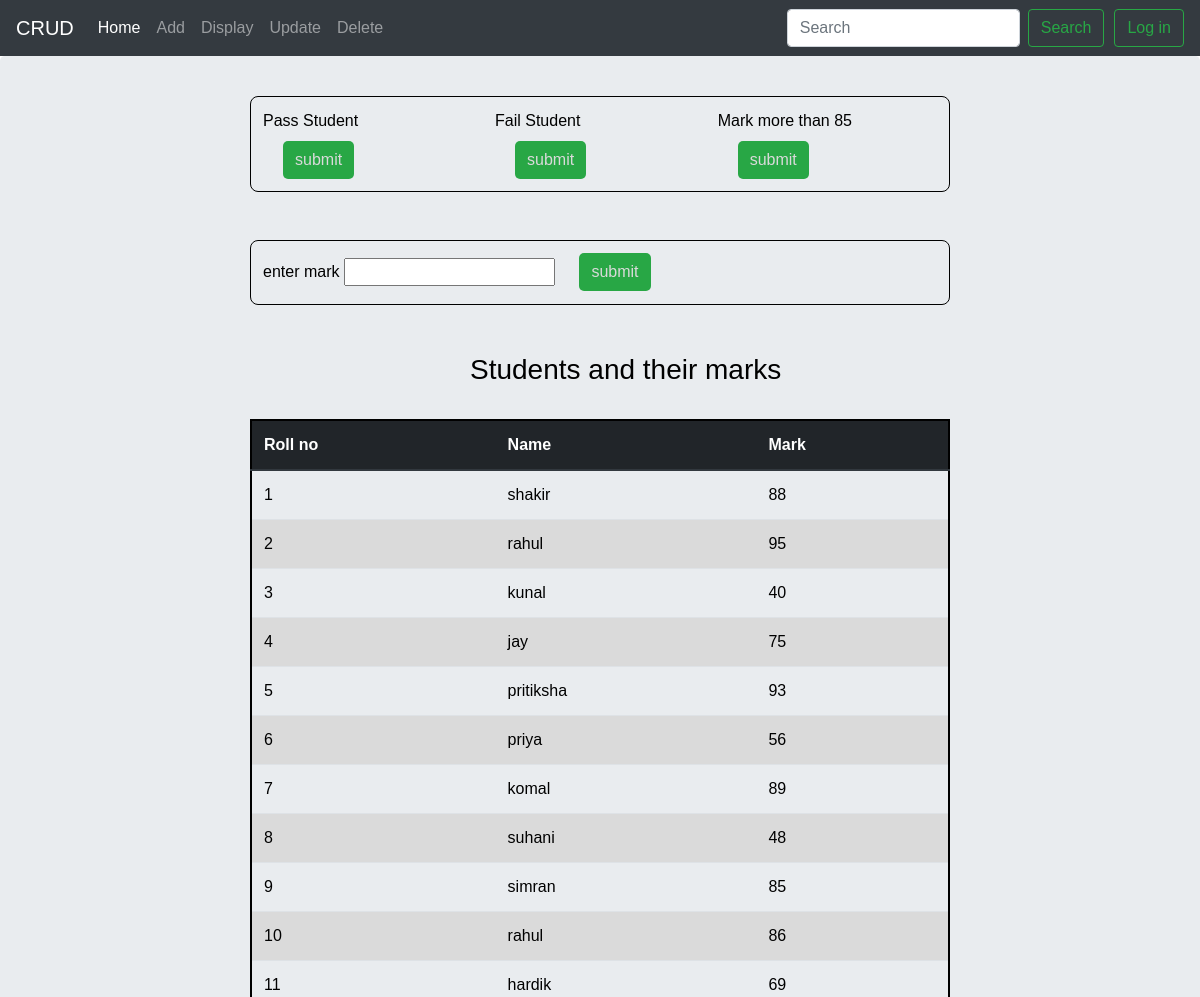
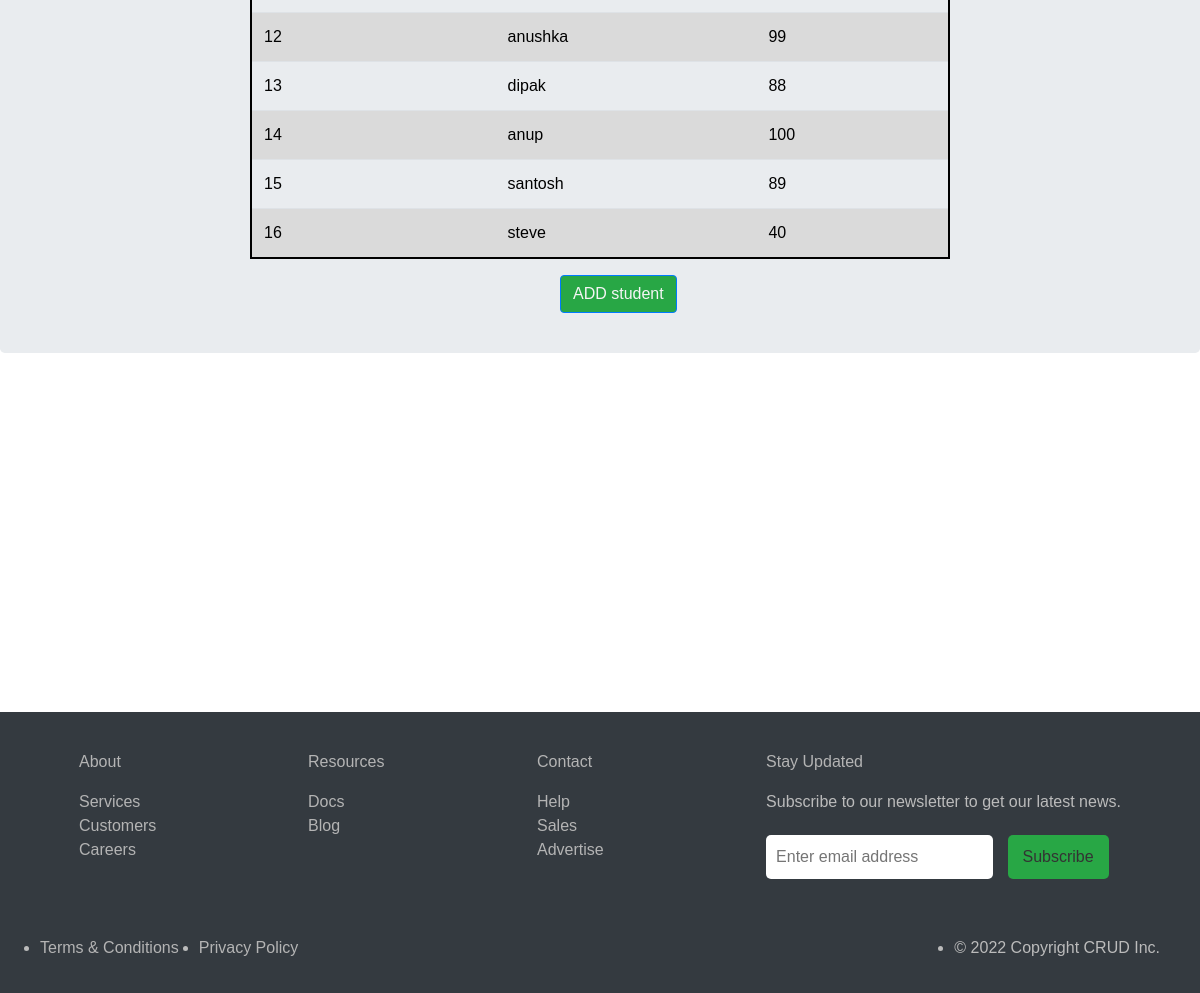
The page /students/ on the database its author committed (2 pictures, top to bottom).
### demoapp/models.py (models this page shows, shortened)
class Student(models.Model):
    roll = models.IntegerField()
    name = models.CharField(max_length=100)
    mark = models.IntegerField()

### demoapp/views.py (the view)
# urls.py: path('students/', views.st_table),
def st_table(request):
    data= Student.objects.all()
    context= {"data":data}
    return render(request, 'demoapp/table1.html',context)

### demoapp/templates/demoapp/table1.html (shortened to what this page needs)
{% include "demoapp/header.html" %}
<!DOCTYPE html>
<html lang="en">
  <head>
    <link
      rel="stylesheet"
      href="https://cdn.jsdelivr.net/npm/bootstrap@4.0.0/dist/css/bootstrap.min.css"
    />
  </head>
  <body>
    <div class="table-div jumbotron" style="margin-bottom: 0">
      <div class="filter">
        <div class="btn-1">
          <label for="filter">Pass Student</label>
          <button class="submit">
            <a class="submit-l" href="/pass/">submit</a>
          </button>
        </div>
        <div class="btn-1">
          <label for="filter">Fail Student</label>
          <button class="submit">
            <a class="submit-l" href="/fail/">submit</a>
          </button>
        </div>
        <div class="btn-1">
          <label for="filter">Mark more than 85</label>
          <button class="submit">
            <a class="submit-l" href="/morethan/">submit</a>
          </button>
        </div>
      </div>
      <br /><br />
      <div class="filter">
        <div class="btn-1">
          <form action="" method="post">
            <label for="">enter mark</label>
            <input type="number" name="get_mark" id="" />
            <button type="submit" class="submit">
              <a class="submit-l" href="/getmark/">submit</a>
            </button>
          </form>
        </div>
      </div>
      <br /><br />
      <h3>Students and their marks</h3>
      <br />
      <table class="table">
        <thead class="thead-dark">
          <tr>
            <th scope="col">Roll no</th>
            <th scope="col">Name</th>
            <th scope="col">Mark</th>
          </tr>
        </thead>
        <tbody class="table-body">
          {% if data %} {% for i in data %}
          <tr>
            <td>{{i.roll}}</td>
            <td><a class="name" href="/update/{{i.id}}"> {{i.name}} </a></td>
            <td>{{i.mark}}</td>
          </tr>
          {% endfor %} {% else %}
          <h4>No students in database...</h4>
          {% endif %}
        </tbody>
      </table>
      <a href="/add/"
        ><button
          type="submit"
          class="btn btn-primary"
          style="
            background-color: #28a745;
            color: whitesmoke;
            margin-left: 310px;
          "
        >
          ADD student
        </button></a
      >
      <br />
    </div>
  </body>
</html>
{% include "demoapp/footer.html" %}

### demoapp/templates/demoapp/header.html (shortened to what this page needs)
{% load static %}
<!DOCTYPE html>
<html lang="en">
  <head>
    <link
      rel="stylesheet"
      href="https://cdn.jsdelivr.net/npm/bootstrap@4.0.0/dist/css/bootstrap.min.css"
    />
    <link rel="stylesheet" href="">
  </head>
  <body>
    <div class="nav-container">
    <nav class="navbar navbar-expand-lg navbar-dark bg-dark">
      <a class="navbar-brand" href="/index/">CRUD</a>
      <div class="collapse navbar-collapse" id="navbarSupportedContent">
        <ul class="navbar-nav mr-auto">
          <li class="nav-item active">
            <a class="nav-link" href="/index/"
              >Home <span class="sr-only">(current)</span></a
            >
          </li>
          <li class="nav-item">
            <a class="nav-link" href="/add/">Add</a>
          </li>
          <li class="nav-item">
            <a class="nav-link" href="/students/">Display</a>
          </li>
          <li class="nav-item">
            <a class="nav-link " href="/update/">Update</a>
          </li>
          <li class="nav-item">
            <a class="nav-link" href="/delete/">Delete</a>
          </li>
        </ul>
        <form class="form-inline my-2 my-lg-0">
          <input
            class="form-control mr-sm-2"
            type="search"
            placeholder="Search"
            aria-label="Search"
          />
          <button class="btn btn-outline-success my-2 my-sm-0" type="submit">
            Search
          </button>
        </form>
        <ul class="navbar-nav">
            <button class="btn btn-outline-success my-2 my-sm-0" type="submit" style="margin-left: 10px; ">
                 <a href="/admin/" style="color: inherit; text-decoration: none;">Log in</a>
              </button>
          </ul>
      </div>
    </nav>
</div>

### demoapp/templates/demoapp/footer.html (shortened to what this page needs)
<div class="footer-body" style="margin-bottom: 0">
  <div class="container"></div>
  <footer>
    <section class="ft-main">
      <div class="ft-main-item">
        <h2 class="ft-title">About</h2>
        <ul class="ul">
          <li><a href="#" class="link">Services</a></li>
          <li><a href="#" class="link">Customers</a></li>
          <li><a href="#" class="link">Careers</a></li>
        </ul>
      </div>
      <div class="ft-main-item">
        <h2 class="ft-title">Resources</h2>
        <ul class="ul">
          <li><a href="#" class="link">Docs</a></li>
          <li><a href="#" class="link">Blog</a></li>
        </ul>
      </div>
      <div class="ft-main-item">
        <h2 class="ft-title">Contact</h2>
        <ul class="ul">
          <li><a href="#" class="link">Help</a></li>
          <li><a href="#" class="link">Sales</a></li>
          <li><a href="#" class="link">Advertise</a></li>
        </ul>
      </div>
      <div class="ft-main-item">
        <h2 class="ft-title">Stay Updated</h2>
        <p>Subscribe to our newsletter to get our latest news.</p>
        <form method="post">
          <input
            class="input-mail"
            type="email"
            name="s_email"
            placeholder="Enter email address"
          />
          <input class="submit-mail" type="submit" value="Subscribe" />
        </form>
      </div>
    </section>
    <section class="ft-legal">
      <ul class="ft-legal-list">
        <li><a href="#" class="link">Terms &amp; Conditions</a></li>
        <li><a href="#" class="link">Privacy Policy</a></li>
        <li>&copy; 2022 Copyright CRUD Inc.</li>
      </ul>
    </section>
  </footer>
</div>
  </body>
</html>

### demoapp/templates/demoapp/table1.html (style rules this page uses)
body { color: black; }
.table-div { padding: 40px 250px 40px 250px; }
.table { border: 2px solid black; cursor: pointer; }
tr:nth-child(even) { background-color: #dadada; }
.thead-dark { background-color: darkcyan; }
h3 { margin-left: 220px; }
.name { text-decoration: none; color: inherit; }
.filter { display: flex; gap: 50px; }
.submit { margin-left: 20px; border: none; background-color: #28a745; padding: 7px; border-radius: 5px; text-decoration: none; color: inherit; }
.submit-l { color: rgb(218, 218, 218); text-decoration: none; margin: 5px; }
.filter { background-color: inherit; border: 1px solid black; padding: 12px; border-radius: 8px; }

### demoapp/templates/demoapp/footer.html (style rules this page uses)
* { box-sizing: border-box; font-family: sans-serif; margin: 0; padding: 0; }
.ul { list-style: none; padding-left: 0; }
footer { background-color: #343a40!important; color: #bbb; line-height: 1.5; }
.link { text-decoration: none; color: #b4b4b4; }
.ft-title { color: #b4b4b4; font-family: sans-serif; font-size: 1rem; padding-bottom: 0.625rem; }
.footer-body { display: flex; min-height: 80vh; flex-direction: column; }
.container { flex: 1; }
.ft-main { padding: 1.25rem 1.875rem; display: flex; flex-wrap: wrap; }
@media only screen and (min-width: 29.8125rem ) { .ft-main { justify-content: space-evenly; } }
.ft-main-item { padding: 1.25rem; min-width: 12.5rem; }
.input-mail { border: 0; padding: 0.625rem; margin-top: 0.3125rem; border-radius: 5px; }
.submit-mail { background-color: #28a745; color: #333; cursor: pointer; border: 0; padding: 0.625rem 0.9375rem; margin-top: 0.3125rem; border-radius: 5px; margin-left: 10px; }
.ft-legal { padding: 0.9375rem 1.875rem; background-color:#343a40!important; }
.ft-legal-list { width: 100%; display: flex; flex-wrap: wrap; }
.ft-legal-list li { margin: 0.125rem 0.625rem; white-space: nowrap; }
.ft-legal-list li:nth-last-child(2) { flex: 1; }

### rows shown on the page
Student: roll "1", name "shakir", mark "88"
Student: roll "2", name "rahul", mark "95"
Student: roll "3", name "kunal", mark "40"
Student: roll "4", name "jay", mark "75"
Student: roll "5", name "pritiksha", mark "93"
Student: roll "6", name "priya", mark "56"
Student: roll "7", name "komal", mark "89"
Student: roll "8", name "suhani", mark "48"
Student: roll "9", name "simran", mark "85"
Student: roll "10", name "rahul", mark "86"
Student: roll "11", name "hardik", mark "69"
Student: roll "12", name "anushka", mark "99"
Student: roll "13", name "dipak", mark "88"
Student: roll "14", name "anup", mark "100"
Student: roll "15", name "santosh", mark "89"
Student: roll "16", name "steve", mark "40"
